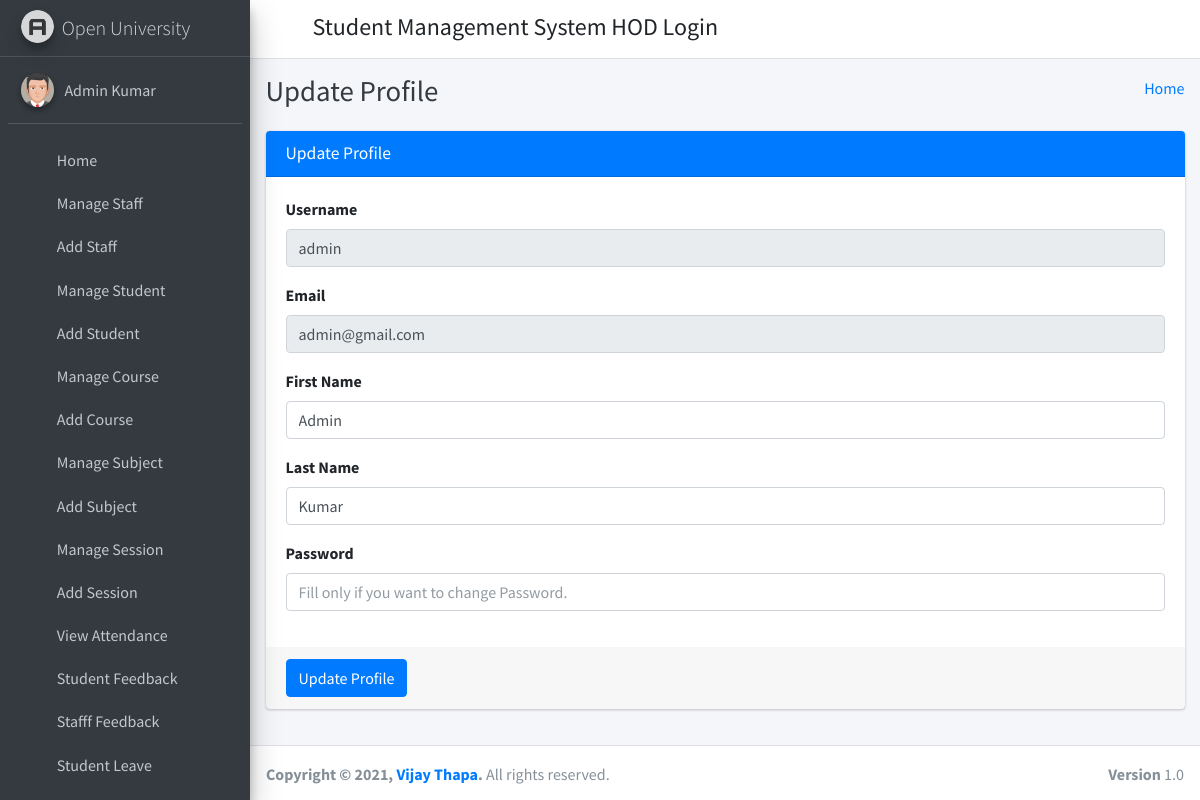
Page /admin_profile/ (signed in) on the committed database.
### student_management_app/models.py (models this page shows)
class CustomUser(AbstractUser):
    user_type_data = ((1, "HOD"), (2, "Staff"), (3, "Student"))
    user_type = models.CharField(default=1, choices=user_type_data, max_length=10)

### student_management_app/HodViews.py (the view)
# urls.py: path('admin_profile/', HodViews.admin_profile, name="admin_profile"),
def admin_profile(request):
    user = CustomUser.objects.get(id=request.user.id)
    context={
        "user": user
    }
    return render(request, 'hod_template/admin_profile.html', context)

### student_management_app/LoginCheckMiddleWare.py (called while the page is built, shortened)
    def process_view(self, request, view_func, view_args, view_kwargs):
        modulename = view_func.__module__
        user = request.user
        if user.is_authenticated:
            if user.user_type == "1":
                if modulename == "student_management_app.HodViews":
                    pass
                elif modulename == "student_management_app.views" or modulename == "django.views.static":
                    pass
                else:
                    return redirect("admin_home")
            else:
                return redirect("login")
        else:
            if request.path == reverse("login") or request.path == reverse("doLogin"):
                pass
            else:
                return redirect("login")

### student_management_app/templates/hod_template/admin_profile.html (shortened to what this page needs)
{% extends 'hod_template/base_template.html' %}
{% block page_title %}
    Update Profile
{% endblock page_title %}
{% block main_content %}
{% load static %}
<section class="content">
        <div class="container-fluid">
            <div class="row">
                <div class="col-md-12">
                    <div class="card card-primary">
                    <div class="card-header">
                        <h3 class="card-title">Update Profile</h3>
                    </div>
                    <form role="form" method="POST" action="{% url 'admin_profile_update' %}">
                        <div class="card-body">
                            <div class="form-group">
                                <label>Username </label>
                                <input type="text" class="form-control" name="username" value="{{ user.username }}" disabled="disabled">
                            </div>
                            <div class="form-group">
                                <label>Email </label>
                                <input type="text" class="form-control" name="email" value="{{ user.email }}" disabled="disabled">
                            </div>
                            <div class="form-group">
                                <label>First Name </label>
                                <input type="text" class="form-control" name="first_name" value="{{ user.first_name }}">
                            </div>
                            <div class="form-group">
                                <label>Last Name </label>
                                <input type="text" class="form-control" name="last_name" value="{{ user.last_name }}">
                            </div>
                            <div class="form-group">
                                <label>Password </label>
                                <input type="text" class="form-control" name="password" placeholder="Fill only if you want to change Password.">
                            </div>
                        </div>
                        <div class="card-footer">
                        <button type="submit" class="btn btn-primary">Update Profile</button>
                        </div>
                    </form>
                    </div>
                </div>
            </div>
        </div>
      </section>
  {% endblock main_content %}

### student_management_app/templates/hod_template/sidebar_template.html (shortened to what this page needs)
{% load static %}
<aside class="main-sidebar sidebar-dark-primary elevation-4">
      <a href="{% url 'admin_home' %}" class="brand-link">
        <img src="{% static 'dist/img/AdminLTELogo.png' %}" alt="AdminLTE Logo" class="brand-image img-circle elevation-3"
            style="opacity: .8">
        <span class="brand-text font-weight-light">Open University</span>
      </a>
      <div class="sidebar">
        <div class="user-panel mt-3 pb-3 mb-3 d-flex">
          <div class="image">
            <img src="{% static 'dist/img/user2-160x160.jpg' %}" class="img-circle elevation-2" alt="User Image">
          </div>
          <div class="info">
            <a href="{% url 'admin_profile' %}" class="d-block">{{ user.first_name }} {{ user.last_name }}</a>
          </div>
        </div>
        <nav class="mt-2">
          <ul class="nav nav-pills nav-sidebar flex-column" data-widget="treeview" role="menu" data-accordion="false">
            <li class="nav-item">
              {% url 'admin_home' as admin_home %}
              <a href="{{ admin_home }}" class="nav-link {% if request.path == admin_home %} active {% endif %}">
                <i class="nav-icon fas fa-tachometer-alt"></i>
                <p>
                  Home
                </p>
              </a>
            </li>
            <li class="nav-item">
              {% url 'manage_staff' as manage_staff %}
              {% url 'edit_staff' staff_id=id as edit_staff %}
              <a href="{{ manage_staff }}" class="nav-link {% if request.path == manage_staff %} active {% endif %} {% if request.path == edit_staff %} active {% endif %}">
                <i class="nav-icon fas fa-chalkboard-teacher"></i>
                <p>
                  Manage Staff
                </p>
              </a>
            </li>
            <li class="nav-item">
              {% url 'add_staff' as add_staff %}
              <a href="{{ add_staff }}" class="nav-link {% if request.path == add_staff %} active {% endif %}">
                <i class="nav-icon fas fa-th"></i>
                <p>
                  Add Staff
                </p>
              </a>
            </li>
            <li class="nav-item">
              {% url 'manage_student' as manage_student %}
              {% url 'edit_student' student_id=id as edit_student %}
              <a href="{{ manage_student }}" class="nav-link {% if request.path == manage_student %} active {% endif %} {% if request.path == edit_student %} active {% endif %}">
                <i class="nav-icon fas fa-user-graduate"></i>
                <p>
                  Manage Student
                </p>
              </a>
            </li>
            <li class="nav-item">
              {% url 'add_student' as add_student %}
              <a href="{{ add_student }}" class="nav-link {% if request.path == add_student %} active {% endif %}">
                <i class="nav-icon fas fa-th"></i>
                <p>
                  Add Student
                </p>
              </a>
            </li>
            <li class="nav-item">
              {% url 'manage_course' as manage_course %}
              {% url 'edit_course' course_id=id as edit_course %}
              <a href="{{ manage_course }}" class="nav-link {% if request.path == manage_course %} active {% endif %} {% if request.path == edit_course %} active {% endif %}">
                <i class="nav-icon fas fa-chalkboard"></i>
                <p>
                  Manage Course
                </p>
              </a>
            </li>
            <li class="nav-item">
            {% url 'add_course' as add_course %}
              <a href="{{ add_course }}" class="nav-link {% if request.path == add_course %} active {% endif %}">
                <i class="nav-icon fas fa-th"></i>
                <p>
                  Add Course
                </p>
              </a>
            </li>
            <li class="nav-item">
              {% url 'manage_subject' as manage_subject %}
              {% url 'edit_subject' subject_id=id as edit_subject %}
              <a href="{{ manage_subject }}" class="nav-link {% if request.path == manage_subject %} active {% endif %} {% if request.path == edit_subject %} active {% endif %}">
                <i class="nav-icon fas fa-book"></i>
                <p>
                  Manage Subject
                </p>
              </a>
            </li>
            <li class="nav-item">
              {% url 'add_subject' as add_subject %}
              <a href="{{ add_subject }}" class="nav-link {% if request.path == add_subject %} active {% endif %}">
                <i class="nav-icon fas fa-th"></i>
                <p>
                  Add Subject
                </p>
              </a>
            </li>
            <li class="nav-item">
              {% url 'manage_session' as manage_session %}
              {% url 'edit_session' session_id=id as edit_session %}
              <a href="{{ manage_session }}" class="nav-link {% if request.path == manage_session %} active {% endif %} {% if request.path == edit_session %} active {% endif %}">
                <i class="nav-icon fas fa-graduation-cap"></i>
                <p>
                  Manage Session
                </p>
              </a>
            </li>
            <li class="nav-item">
              {% url 'add_session' as add_session %}
              <a href="{{ add_session }}" class="nav-link {% if request.path == add_session %} active {% endif %}">
                <i class="nav-icon fas fa-th"></i>
                <p>
                  Add Session
                </p>
              </a>
            </li>
            <li class="nav-item">
              {% url 'admin_view_attendance' as admin_view_attendance %}
              <a href="{{ admin_view_attendance }}" class="nav-link {% if request.path == admin_view_attendance %} active {% endif %}">
                <i class="nav-icon fas fa-calendar-alt"></i>
                <p>
                  View Attendance
                </p>
              </a>
            </li>
            <li class="nav-item">
              {% url 'student_feedback_message' as student_feedback_message %}
              <a href="{{ student_feedback_message }}" class="nav-link {% if request.path == student_feedback_message %} active {% endif %}">
                <i class="nav-icon fas fa-th"></i>
                <p>
                  Student Feedback
                </p>
              </a>
            </li>
            <li class="nav-item">
              {% url 'staff_feedback_message' as staff_feedback_message %}
              <a href="{{ staff_feedback_message }}" class="nav-link {% if request.path == staff_feedback_message %} active {% endif %}">
                <i class="nav-icon fas fa-th"></i>
                <p>
                  Stafff Feedback
                </p>
              </a>
            </li>
            <li class="nav-item">
              {% url 'student_leave_view' as student_leave_view %}
              <a href="{{ student_leave_view }}" class="nav-link {% if request.path == student_leave_view %} active {% endif %}">
                <i class="nav-icon fas fa-th"></i>
                <p>
                  Student Leave
                </p>
              </a>
            </li>
            <li class="nav-item">
              {% url 'staff_leave_view' as staff_leave_view %}
              <a href="{{ staff_leave_view }}" class="nav-link {% if request.path == staff_leave_view %} active {% endif %}">
                <p>
                </p>
              </a>
            </li>
          </ul>
        </nav>
      </div>
    </aside>

### rows in the picture
CustomUser: first_name "Admin", last_name "Kumar", username "admin", email "admin@gmail.com"
